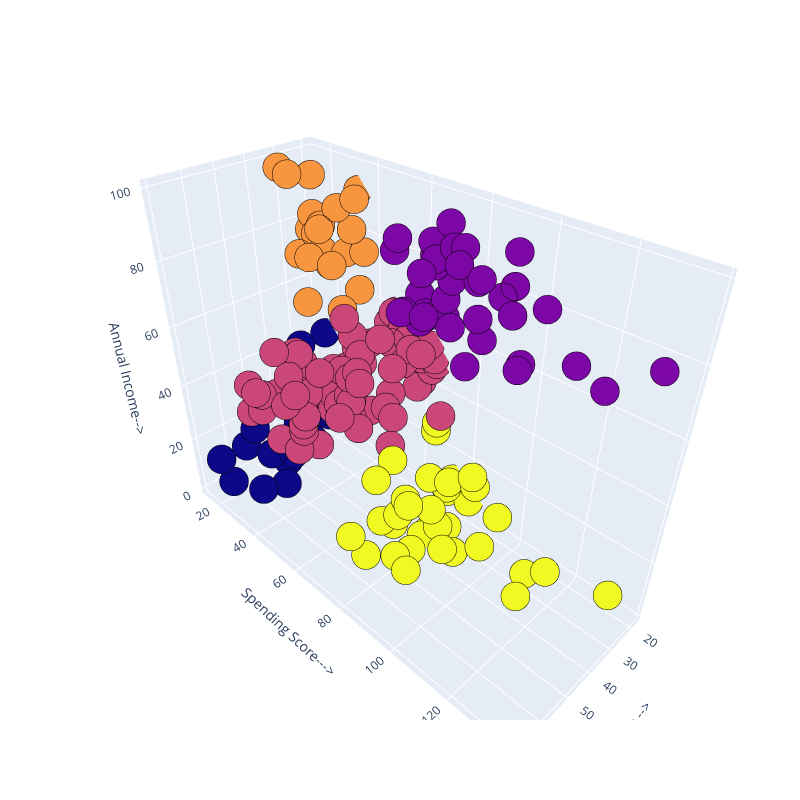

The cell this chart's notebook holds for it:
### Code cell
# 3d scatterplot using plotly
Scene = dict(xaxis = dict(title  = 'Age -->'),yaxis = dict(title  = 'Spending Score--->'),zaxis = dict(title  = 'Annual Income-->'))

# model.labels_ is nothing but the predicted clusters i.e y_clusters
labels = model.labels_
trace = go.Scatter3d(x=x[:, 0], y=x[:, 1], z=x[:, 2], mode='markers',marker=dict(color = labels, size= 10, line=dict(color= 'black',width = 10)))
layout = go.Layout(margin=dict(l=0,r=0),scene = Scene,height = 800,width = 800)
data = [trace]
fig = go.Figure(data = data, layout = layout)
fig.show()

### Figure 1 — Plotly figure (JSON) as saved in the notebook; plotly's stock layout.template omitted (floating-point values rounded to 4 significant figures; data arrays with more than 128 entries replaced by an {"elided": "..."} marker saying what was removed)
{"data": [{"marker": {"color": {"elided": "200 int values"}, "line": {"color": "black", "width": 10}, "size": 10}, "mode": "markers", "type": "scatter3d", "x": {"elided": "200 int values"}, "y": {"elided": "200 int values"}, "z": {"elided": "200 int values"}}], "layout": {"height": 800, "margin": {"l": 0, "r": 0}, "scene": {"xaxis": {"title": {"text": "Age -->"}}, "yaxis": {"title": {"text": "Spending Score--->"}}, "zaxis": {"title": {"text": "Annual Income-->"}}}, "width": 800}}
